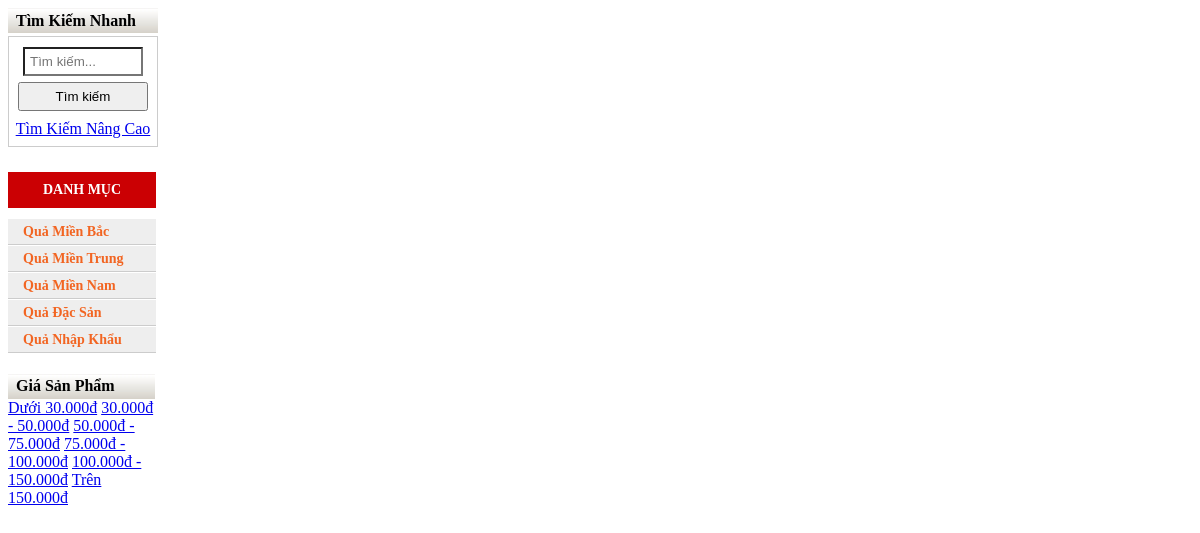
Screenshot of /traicay/traicay/menuleft.php with the database file from the repository.
### tables this page shows
CREATE TABLE `loai_qua` (
  `ma_loai` int(11) NOT NULL,
  `ten_loai` varchar(40) NOT NULL
);

### traicay/traicay/menuleft.php (the view, shortened to what this page needs)
<?php
	$strSQL="SELECT * FROM loai_qua;" ;
	$loaiqua=mysqli_query($ung,$strSQL);
?>
<div id="left">
	<?php include('include/timkiem/timkiem.php');?>
    <h1>DANH MỤC</h1>
    <ul>
		<?php while($row=mysqli_fetch_array($loaiqua)) { ?>
		    <li><a href="#" onclick="loaiqua_onsubmit('<?php echo $row['ma_loai']; ?>')"><?php echo $row['ten_loai']; ?></a></li>
		<?php } ?>
    </ul>
</div>
<table width="147" border="0" cellpadding="0" cellspacing="0" style="padding-top:5px;">
		<tr>
			<td style="height:25px; background:url(images/trang.jpg) repeat-x;font-weight:bold" align="left" class="ht" colspan="3">
				&nbsp;&nbsp;Giá Sản Phẩm
			</td>
		</tr>
		<tr>
			<td>
		<div class="menuleft">
			<a href="#" onclick="timgia_onsubmit('mot')">Dưới 30.000đ</a>
			<a href="#" onclick="timgia_onsubmit('hai')">30.000đ - 50.000đ</a>
			<a href="#" onclick="timgia_onsubmit('ba')">50.000đ - 75.000đ</a>
			<a href="#" onclick="timgia_onsubmit('bon')">75.000đ - 100.000đ</a>
			<a href="#" onclick="timgia_onsubmit('nam')">100.000đ - 150.000đ</a>
			<a href="#" onclick="timgia_onsubmit('sau')">Trên 150.000đ</a>
		</div>
			</td>
		</tr>
</table>

### traicay/traicay/menuleft.php (style rules this page uses)
tr td { text-align: left; }
#left { width:148px; }
#left h1 { background: #CB0003; color:#FFFFFF; font-size:14px; text-align:center; padding: 10px; }
#left ul { list-style-type:none; margin:0px; padding:0px; }
#left ul a { text-decoration:none; line-height:25px; color:#f26522; background:#EEEEEE; display:block; width:133px; border-top:1px solid #FFFFFF; border-bottom:1px solid #CCCCCC; padding-left:15px; font-size: 14px; font-weight: bold; }

### rows the page displays
loai_qua: ten_loai "Quả Miền Bắc"
loai_qua: ten_loai "Quả Miền Trung"
loai_qua: ten_loai "Quả Miền Nam"
loai_qua: ten_loai "Quả Đặc Sản"
loai_qua: ten_loai "Quả Nhập Khẩu"
